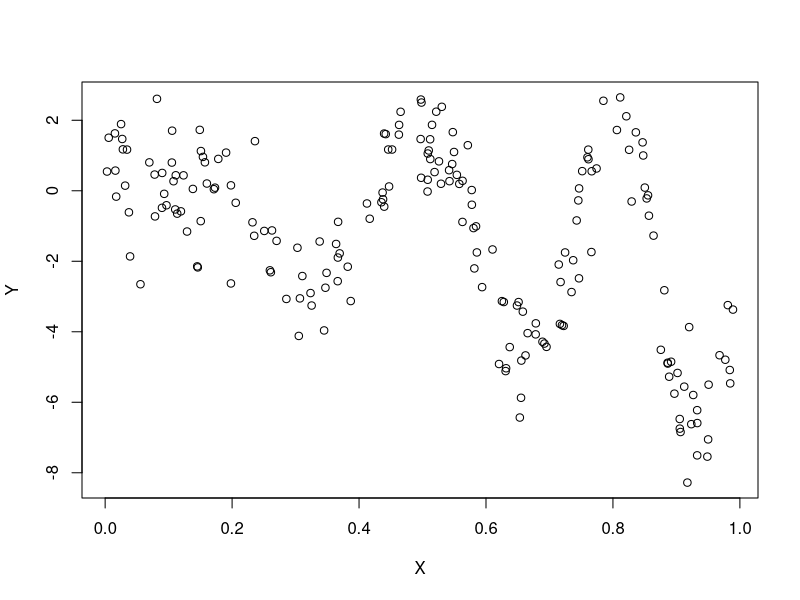
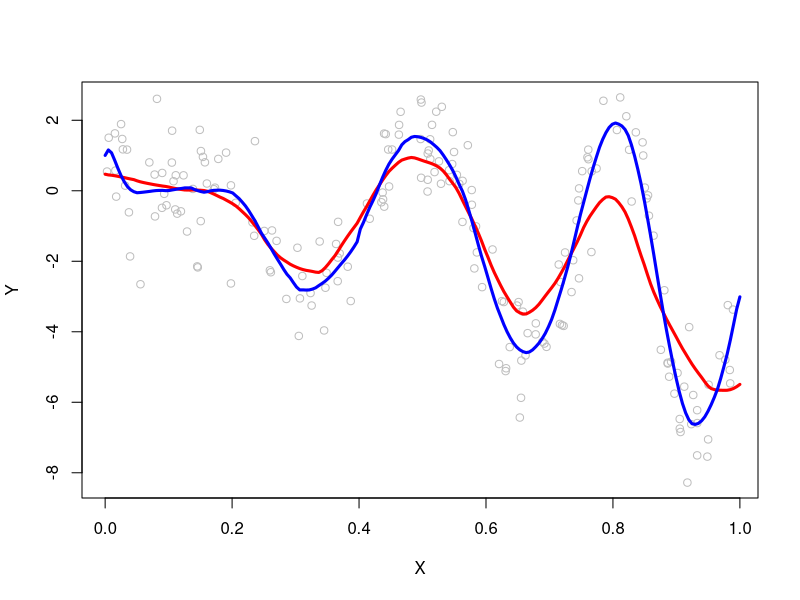

The R source for these figures, in order:
# STAT_824_Lec_04_inclass.R

n <- 200
X <- runif(n)
Y <- 5*X *sin(2*pi* (1 + X)^2) - 2.5*X + rnorm(n)

data <- list(X = X,
             Y = Y)
plot(Y~X, data = data)


# Make a NW estimator

ker <- function(x){3/4*(1 - x^2) *((x < 1) & (x > - 1)) }

NW <- function(x,data,h){
  
  X <- data$X
  Y <- data$Y
  Wx <- ker((X - x)/h) / sum(ker((X - x)/h))
  mx <- sum(Wx*Y)
  return(mx)

}

h <- .1
x <- seq(0,1,length=200)
mx <- sapply(X = x,FUN = NW,data = data, h = h)

plot(Y~X, data = data, col ="gray")
lines(mx~x,col="red",lwd = 3)

# LP 

LP <- function(x,data,h,l){
    
  Ux <- matrix(0,n,l+1)
  Ux[,1] <- 1
  
  if( l > 0){
    
    for(k in 1:l){
      
      Ux[,1 + k] <- (X - x)^k/factorial(k)
      
    }
    
  }
  
  Kx <- diag(ker((X - x)/h))
  Lx <- Kx %*% Ux %*% solve( t(Ux) %*% Kx %*% Ux)
  Wx <- Lx[,1]
  mx <- sum(Wx*Y)
 
  return(mx) 
}

l <- 3

mx <- sapply(X = x,FUN = LP,data = data, h = h , l = l)
lines(mx~x,col="blue",lwd = 3)
